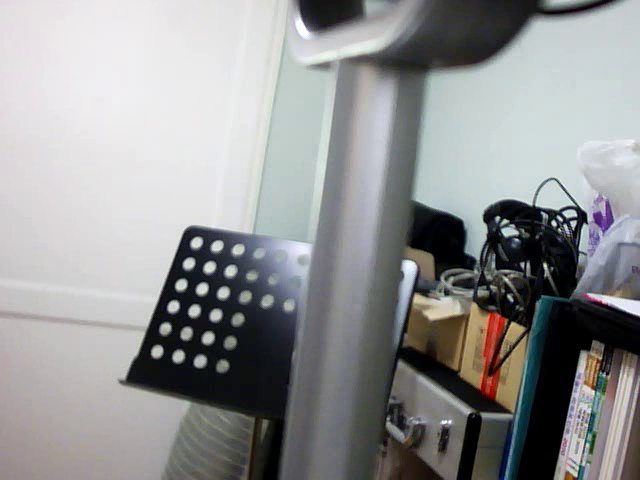
#> input picture frame 15 of 22/ImageProcessing/data/record0.avi, 640 x 480 px, given in place of duck1.mp4, which was not available
$ python findcolor.py
#> lines starting #> are read from the running program, lines starting #| are printed output that depends on the picture; after the words box and inside, x2 and y2 are one past the last pixel; in counts of white or black regions, pixels touching at a corner belong together; pictures that were not available may be replaced by others from this repository, and a replacement may not be noted
# 12214063 함동균
import cv2
import numpy as np
from matplotlib import pyplot as plt


def onChange(pos):
    lowerb1 = (cv2.getTrackbarPos('low_b', 'src'),
               cv2.getTrackbarPos('low_g', 'src'),
               cv2.getTrackbarPos('low_r', 'src'))
    upperb1 = (cv2.getTrackbarPos('up_b', 'src'),
               cv2.getTrackbarPos('up_g', 'src'),
               cv2.getTrackbarPos('up_r', 'src'))
    hsv1 = cv2.cvtColor(frame, cv2.COLOR_BGR2HSV)
    dst1 = cv2.inRange(hsv1, lowerb1, upperb1)
    # dst1 = cv2.bitwise_not(dst1)
    cv2.imshow('dst1', dst1)

src = './data/duck1.mp4'
cap = cv2.VideoCapture(src)
retval, frame = cap.read()
#> frame is the input picture: shape (480, 640, 3); mean B, G, R 147.7, 147.3, 146.5
frame = cv2.resize(frame, (800, 600))
#> frame: shape (600, 800, 3)

cv2.imshow('src', frame)
cv2.createTrackbar('low_b', 'src', 0, 255, onChange)
cv2.setTrackbarPos('low_b', 'src', 0)
cv2.createTrackbar('low_g', 'src', 0, 255, onChange)
cv2.setTrackbarPos('low_g', 'src', 0)
cv2.createTrackbar('low_r', 'src', 0, 255, onChange)
cv2.setTrackbarPos('low_r', 'src', 180)

cv2.createTrackbar('up_b', 'src', 0, 255, onChange)
cv2.setTrackbarPos('up_b', 'src', 80)
cv2.createTrackbar('up_g', 'src', 0, 255, onChange)
cv2.setTrackbarPos('up_g', 'src', 170)
cv2.createTrackbar('up_r', 'src', 0, 255, onChange)
cv2.setTrackbarPos('up_r', 'src', 255)
onChange(0)
#> in onChange, `hsv1 = cv2.cvtColor(frame, cv2.COLOR_BGR2HSV)`: hsv1: shape (600, 800, 3); mean H, S, V 84.1, 30.8, 151.8
#> in onChange, `dst1 = cv2.inRange(hsv1, lowerb1, upperb1)`:
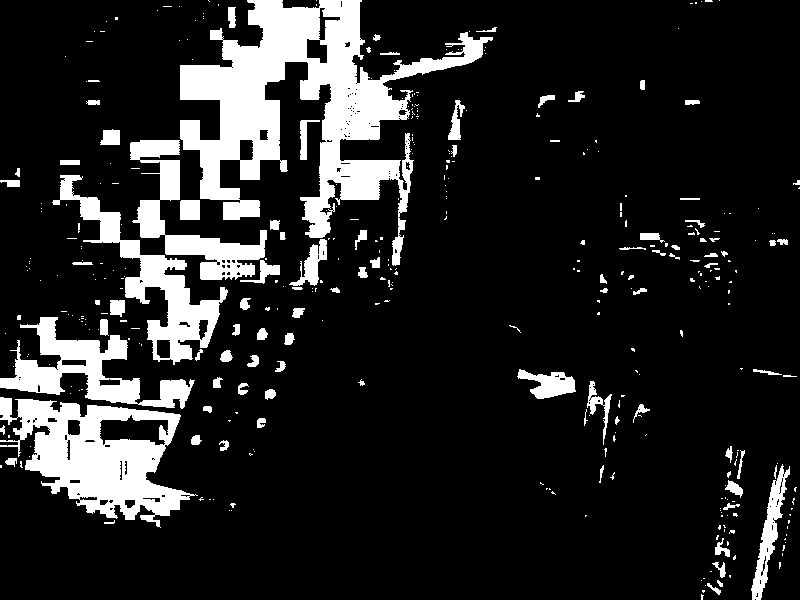
#> dst1: shape (600, 800); 14.5% white; 385 white regions (290 under 20 px), largest, box (x1, y1, x2, y2) and area: (180, 0, 493, 266) 27817, (0, 397, 198, 528) 12252, (52, 175, 228, 365) 6617

# 170, 120, 20
while True:
    retval, frame = cap.read()
    if not retval:
        break
    frame = cv2.resize(frame, (800, 600))
#> frame: shape (600, 800, 3)
    cv2.imshow('src', frame)
    onChange(0)
#> call 2 of onChange, with pos = 0
#> in onChange (call 2), `hsv1 = cv2.cvtColor(frame, cv2.COLOR_BGR2HSV)`: hsv1: shape (600, 800, 3); mean H, S, V 83.6, 30.7, 151.8
#> in onChange (call 2), `dst1 = cv2.inRange(hsv1, lowerb1, upperb1)`:
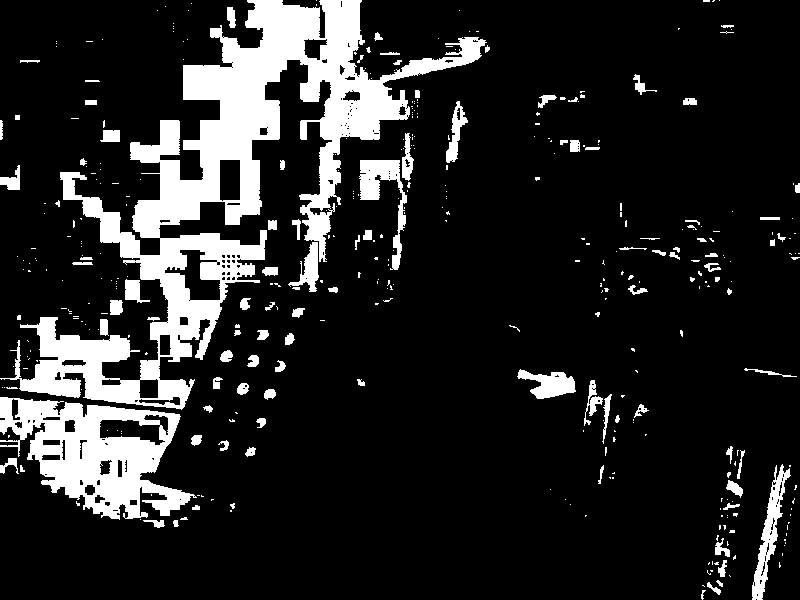
#> dst1: shape (600, 800); 14.8% white; 401 white regions (298 under 20 px), largest, box (x1, y1, x2, y2) and area: (0, 0, 487, 410) 45304, (0, 397, 197, 520) 11966, (359, 160, 407, 270) 1665

    key = cv2.waitKey(0)
#> (key Esc is pressed here)
    if key == 27:
        break
cv2.destroyAllWindows()

$ run again, starting later in the video
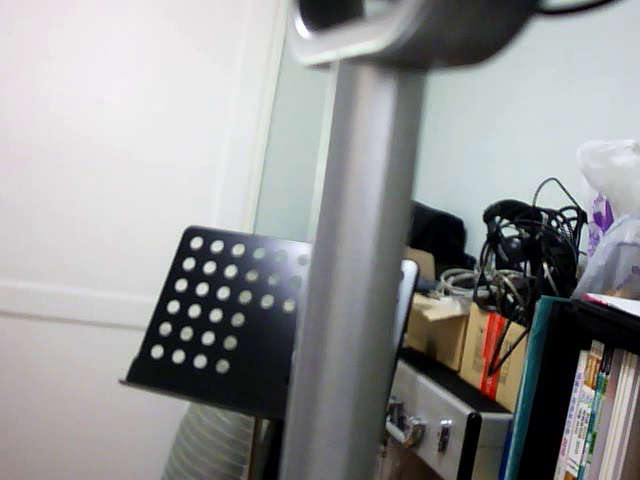
#> input picture frame 69 of 22/ImageProcessing/data/record0.avi, 640 x 480 px, given in place of duck1.mp4, which was not available
#> frame is the input picture: shape (480, 640, 3); mean B, G, R 147.8, 147.5, 146.9
#> hsv1: shape (600, 800, 3); mean H, S, V 84.8, 31.1, 152.1
#> in onChange, `dst1 = cv2.inRange(hsv1, lowerb1, upperb1)`:
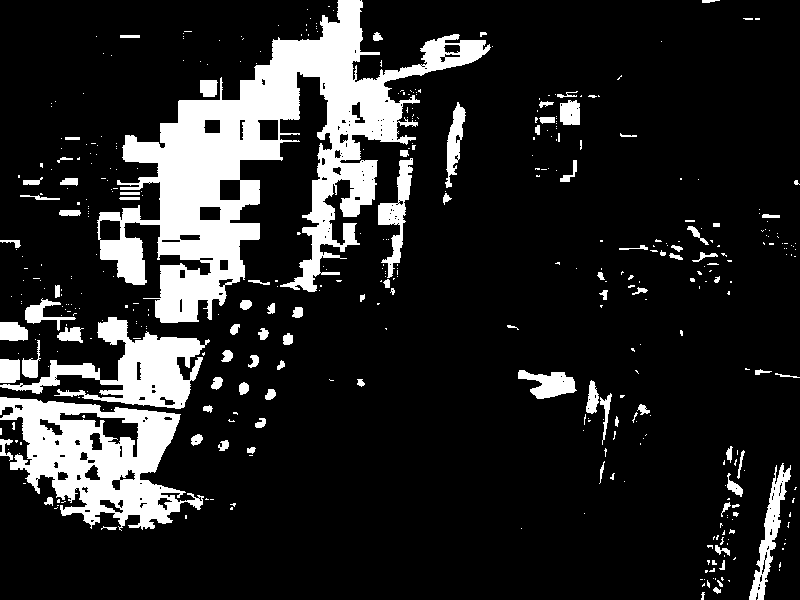
#> dst1: shape (600, 800); 15.3% white; 437 white regions (342 under 20 px), largest, box (x1, y1, x2, y2) and area: (97, 0, 491, 323) 38951, (0, 397, 204, 531) 13323, (0, 317, 210, 409) 6797
#> hsv1: shape (600, 800, 3); mean H, S, V 84, 31, 152
#> in onChange (call 2), `dst1 = cv2.inRange(hsv1, lowerb1, upperb1)`:
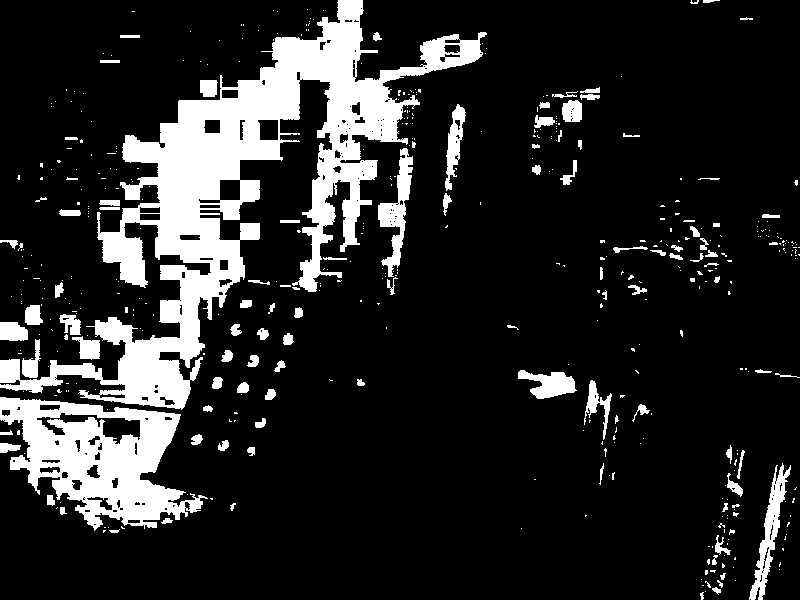
#> dst1: shape (600, 800); 15.4% white; 472 white regions (365 under 20 px), largest, box (x1, y1, x2, y2) and area: (0, 0, 487, 410) 45572, (0, 397, 208, 531) 13676, (378, 148, 413, 277) 1663

$ run again, starting later in the video
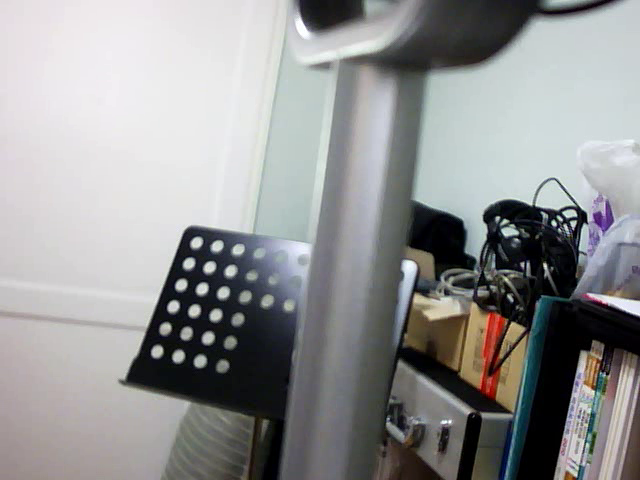
#> input picture frame 123 of 22/ImageProcessing/data/record0.avi, 640 x 480 px, given in place of duck1.mp4, which was not available
#> frame is the input picture: shape (480, 640, 3); mean B, G, R 147.8, 147.5, 146.9
#> hsv1: shape (600, 800, 3); mean H, S, V 85.5, 31.3, 152.1
#> in onChange, `dst1 = cv2.inRange(hsv1, lowerb1, upperb1)`:
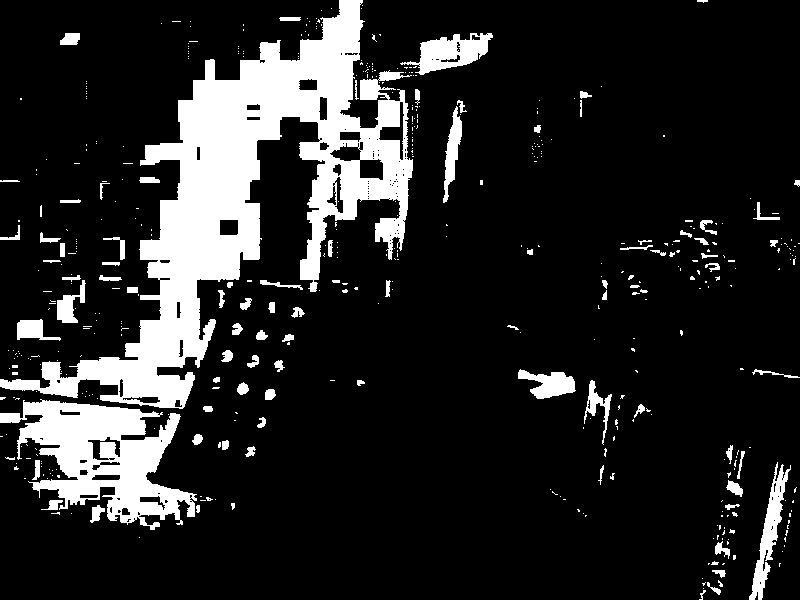
#> dst1: shape (600, 800); 14.9% white; 484 white regions (393 under 20 px), largest, box (x1, y1, x2, y2) and area: (0, 0, 413, 409) 45895, (0, 399, 197, 530) 12179, (400, 33, 493, 75) 1887
#> hsv1: shape (600, 800, 3); mean H, S, V 84.6, 30.9, 152
#> in onChange (call 2), `dst1 = cv2.inRange(hsv1, lowerb1, upperb1)`:
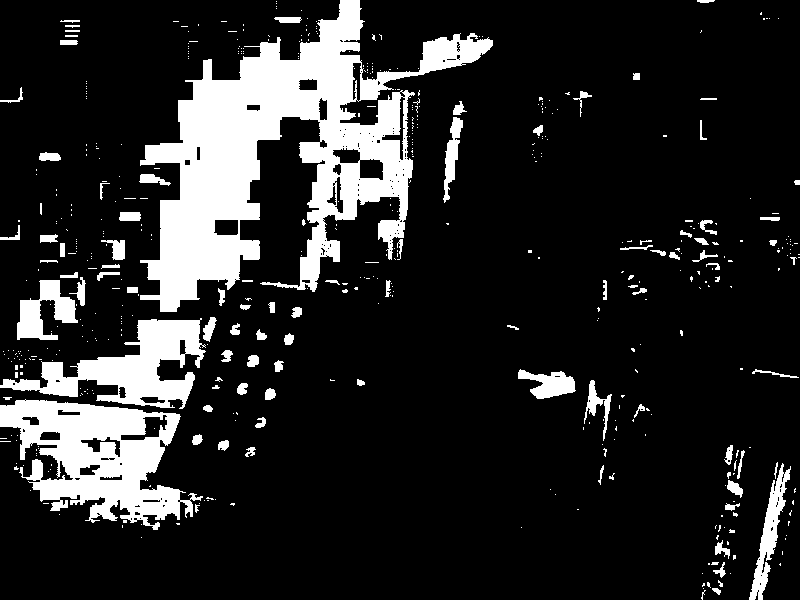
#> dst1: shape (600, 800); 15.3% white; 521 white regions (429 under 20 px), largest, box (x1, y1, x2, y2) and area: (140, 0, 493, 312) 39482, (0, 399, 203, 530) 13433, (0, 318, 206, 409) 7453
